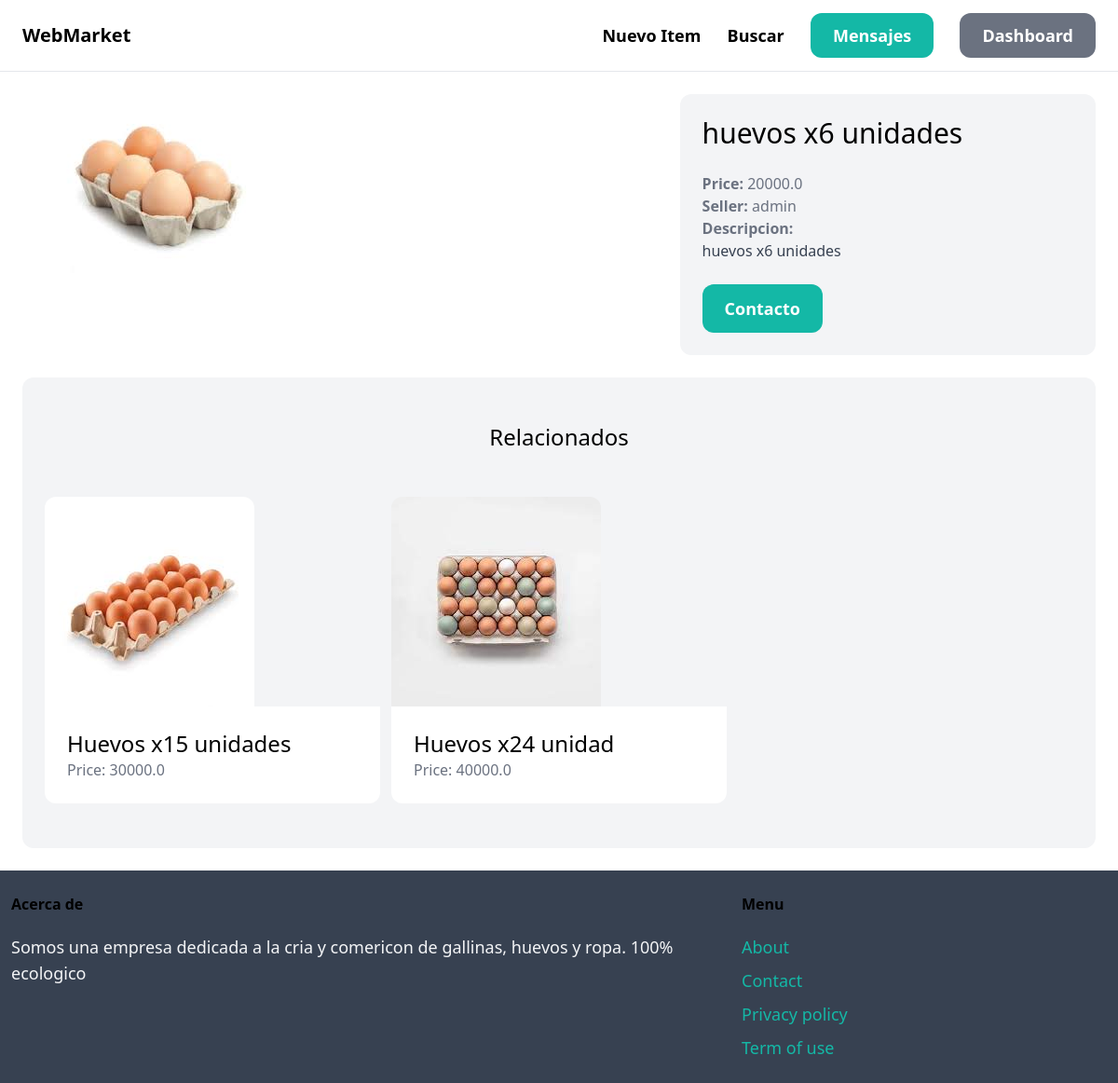
Page /items/3/ (signed in) on the committed database.
### item/models.py (models this page shows, shortened)
class Item(models.Model):
    category = models.ForeignKey(Category, related_name='items', on_delete=models.CASCADE)
    name = models.CharField(max_length=255)
    description = models.TextField(blank=True, null=True)
    price = models.FloatField()
    image = models.ImageField(upload_to='item_images', blank=True, null=True)
    is_sold = models.BooleanField(default=False)
    crated_at = models.DateTimeField(auto_now_add=True)
    created_by = models.ForeignKey(User, related_name='items', on_delete=models.CASCADE)

### item/views.py (the view)
# urls.py: path('<int:pk>/', views.detail, name='detail'),
def detail(request, pk):
    item = get_object_or_404(Item, pk=pk)
    related_items = Item.objects.filter(category=item.category, is_sold=False).exclude(pk=pk)[0:3]
    return render(request, 'item/detail.html', {
        'item': item,
        'related_items': related_items
    })

### item/templates/item/detail.html (shortened to what this page needs)
{% extends 'core/base.html' %}
{% block content %}
<div class="grid grid-cols-5 gap-6">
    <div class="col-span-3">
        <img src="{{ item.image.url }}" class="rounded-xl">
    </div>
    <div class="col-span-2 p-6 bg-gray-100 rounded-xl">
        <h1 class="mb-6 text-3xl">{{ item.name }}</h1>
        <p class="text-gray-500"><strong>Price: </strong>{{ item.price }}</p>
        <p class="text-gray-500"><strong>Seller: </strong>{{ item.created_by.username }}</p>
        {% if item.description %}
            <p class="text-gray-700">
                <strong class="text-gray-500">Descripcion:</strong><br>
                {{ item.description }}
            </p>
        {% endif %}
            <a href="#" class="inline-block mt-6 px-6 py-3 text-lg font-semibold bg-teal-500 text-white rounded-xl hover:bg-teal-700">Contacto</a>
    </div>
</div>
<div class="mt-6 px-6 py-12 bg-gray-100 rounded-xl">
    <h2 class="mb-12 text-2xl text-center">Relacionados</h2>
    <div class="grid grid-cols-3 gap-3">
        {% for item in related_items %}
            <div>
                <a href="{% url 'item:detail' item.id %}">
                    <div>
                        <img src="{{ item.image.url }}" class="rounded-t-xl">
                    </div>
                    <div class="p-6 bg-white rounded-b-xl">
                        <h2 class="text-2xl">{{ item.name }}</h2>
                        <p class="text-gray-500">Price: {{ item.price }}</p>
                    </div>
                </a>
            </div>
        {% endfor %}
    </div>
</div>
{% endblock %}

### rows in the picture
Item: image (picture), name "huevos x6 unidades", price "20000.0", created_by.username "admin", description "huevos x6 unidades"
Item: image (picture), name "Huevos x15 unidades", price "30000.0"
Item: image (picture), name "Huevos x24 unidad", price "40000.0"
